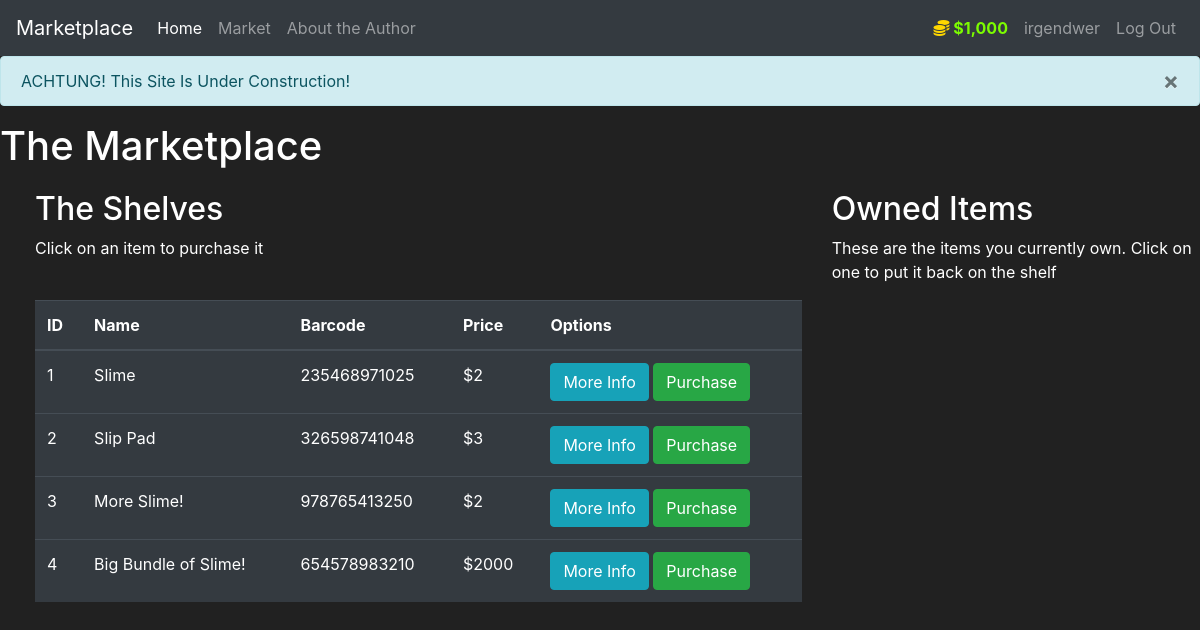
/market (signed in), run on an earlier commit of the app's database.
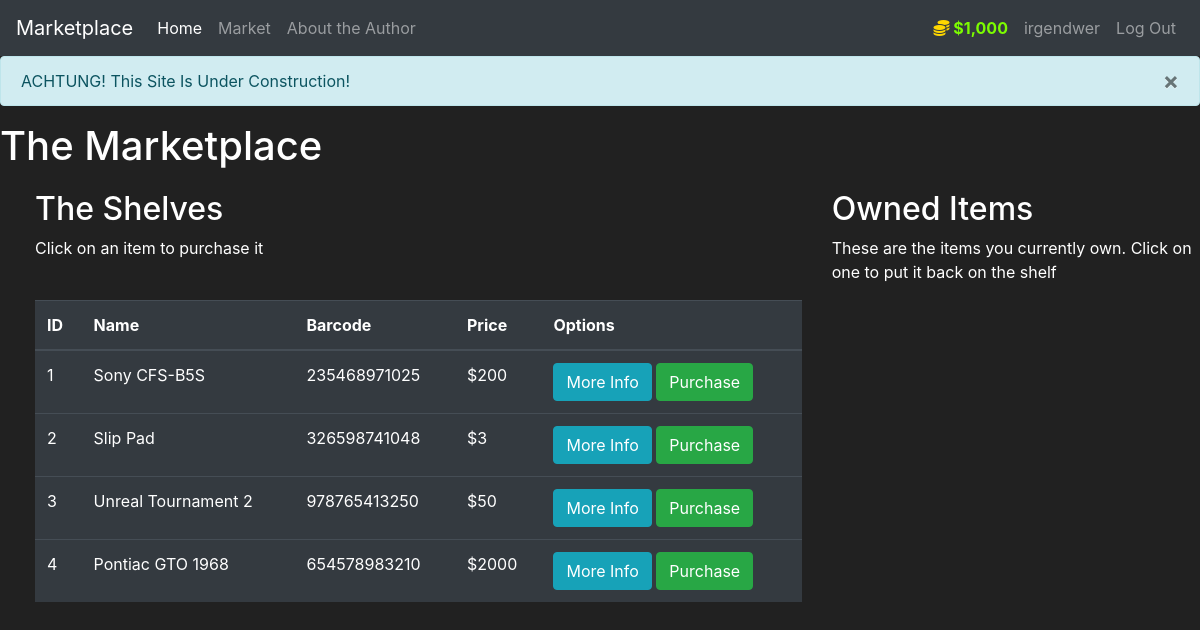
And on a later commit of the database.
### market/models.py (models this page shows, shortened)
class Item(db.Model):
    id = db.Column(db.Integer(), primary_key=True)
    name = db.Column(db.String(length=30), nullable=False, unique=True)
    price = db.Column(db.Integer(), nullable=False)
    barcode = db.Column(db.String(length=12), nullable=False, unique=True)
    description = db.Column(db.String(length=1024), nullable=False, unique=True)
    owner = db.Column(db.Integer(), db.ForeignKey('user.id'))

### market/routes.py (the view, shortened to what this page needs)
@app.route('/market', methods=['GET', 'POST'])
@login_required
def market_place():
    flash(f'ACHTUNG! This Site Is Under Construction!', category='info')
    purchase_form = PurchaseItemForm()
    sell_form = SellItemForm()
    if request.method == "GET":
        items = Item.query.filter_by(owner=None)
        owned_items = Item.query.filter_by(owner=current_user.id)
        return render_template("market.html", items=items, purchase_form=purchase_form, owned_items=owned_items, sell_form=sell_form)

### market/models.py (called while the page is built)
@login_manager.user_loader
def load_user(user_id):
    return User.query.get(int(user_id))

    @property
    def nice_looking_wallet(self):
        if len(str(self.wallet)) >= 4:
            return f'${str(self.wallet)[:-3]},{str(self.wallet)[-3:]}'
        else:
            return f"${self.wallet}"

### market/templates/market.html (shortened to what this page needs)
{% extends 'base.html' %}
{% block content %}
<h1>The Marketplace</h1>
    <div class="row" style="margin-top:20px; margin-left:20px">
        <div class="col-8">
            <h2>The Shelves</h2>
            <p>Click on an item to purchase it</p>
            <br>
            <table class="table table-hover table-dark">
            <thead>
                <tr>
                 <th scope="col">ID</th>
                 <th scope="col">Name</th>
                 <th scope="col">Barcode</th>
                 <th scope="col">Price</th>
                 <th scope="col">Options</th>
                </tr>
            </thead>
            <tbody>
            {% for item in items %}
            <tr>
                <td>{{ item.id }}</td>
                <td>{{ item.name }}</td>
                <td>{{ item.barcode }}</td>
                <td>${{ item.price }}</td>
                <td>
                    <button class="btn btn-outline btn-info" data-toggle="modal" data-target="#Modal-MoreInfo-{{ item.id }}">More Info</button>
                    <button class="btn btn-outline btn-success" data-toggle="modal" data-target="#Modal-ConfirmPurchase-{{ item.id }}">Purchase</button>
                </td>
            </tr>
            {% endfor %}
            </tbody>
        </table>
        </div>
        <div class="col-4">
            <h2>Owned Items</h2>
            <p>These are the items you currently own. Click on one to put it back on the shelf</p>
        </div>
    </div>
{% endblock %}

What changed in the data, as far as the page shows it:
changed Item id 1: name "Slime" → "Sony CFS-B5S"; price "2" → "200"
changed Item id 3: name "More Slime!" → "Unreal Tournament 2"; price "2" → "50"
changed Item id 4: name "Big Bundle of Slime!" → "Pontiac GTO 1968"
